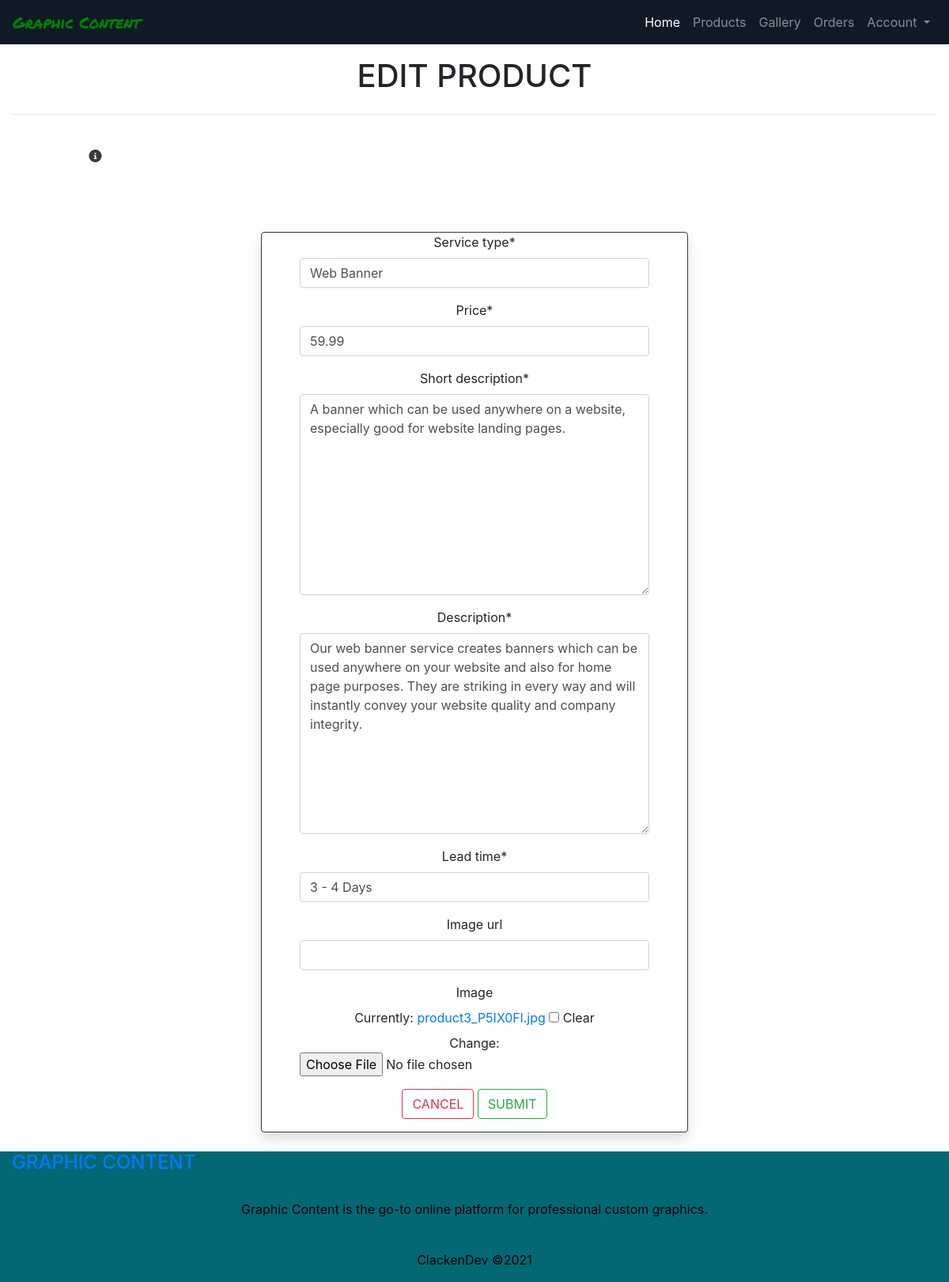
The app's page /products/edit/2/ (signed in) with its own data.
### products/models.py (models this page shows, shortened)
class Product(models.Model):
    service_type = models.CharField(max_length=254)
    price = models.DecimalField(max_digits=6, decimal_places=2)
    short_description = models.TextField(null=True)
    description = models.TextField(null=True)
    lead_time = models.CharField(max_length=254)
    image_url = models.URLField(max_length=1024, null=True, blank=True)
    image = models.ImageField(null=True, blank=True)

### products/views.py (the view)
# urls.py: path('edit/<product_id>/', views.edit_product, name='edit_product'),
def edit_product(request, product_id):
    if not request.user.is_superuser:
        messages.error(request, "Sorry, only admin can do that!")
        return redirect(reverse("home"))
    product = get_object_or_404(Product, pk=product_id)
    if request.method == "POST":
        form = ProductForm(request.POST, instance=product)
        if form.is_valid():
            form.save()
            messages.success(request, "successfully updated the product")
            return redirect(reverse("product_detail", args=[product.id]))
        else:
            message.error(
                request,
                "Failed to edit the current product. \
                Please ensure that the form is valid."
            )
    else:
        form = ProductForm(instance=product)
        messages.info(request, f"You are editing {product.service_type}")
    context = {
        'product': product,
        'form':form,
    }
    return render(request, 'products/edit_product2.html', context)

### products/forms.py
class ProductForm(forms.ModelForm):
    class Meta:
        model = Product
        fields = "__all__"

### products/templates/products/edit_product2.html (shortened to what this page needs)
{% extends "base.html" %}
{% load static %}
{% block content %}
<div class="container-fluid">
    <div class="row text-center my-4">
        <div class="col text-center">
            <h1 class="display-5 display-md-3 text-uppercase mb-4 mt-5">Edit Product</h1>
            <hr>
        </div>
    </div>
    <div class="row offset-1 text-dark mb-4">
        <span class="icon">
            <i class="fas fa-info-circle"></i>
        </span>
    </div>
</div>
<div class="container">
    <div class="row text-center mb-4">
        <div class="col-sm-12 offset-lg-3 col-lg-6">
            <div class="card shadow h-100 border border-dark rounded-4 px-5">
                <form action="{% url 'edit_product' product.id %}" method="POST">
                    {{ form | crispy }}
                    <div class="text-center my-3">
                        <a href="{% url 'products' %}"
                            class="btn btn-outline-danger rounded-2 text-uppercase">Cancel</a>
                        <button class="btn btn-outline-success rounded-2 text-uppercase" type="submit">Submit</button>
                    </div>
                </form>
            </div>
        </div>
    </div>
</div>
{% endblock %}

### static/css/base.css (style rules this page uses)
html { height: 100%; }
body { margin: 0; }

### records on screen
Product: service_type "Web Banner", price "59.99", short_description "A banner which can be used anywhere on a website, especially good for website landing pages.", description "Our web banner service creates banners which can be used anywhere on your website and also for home page purposes. They are striking in every way and will instantly convey your website quality and company integrity.", lead_time "3 - 4 Days"
